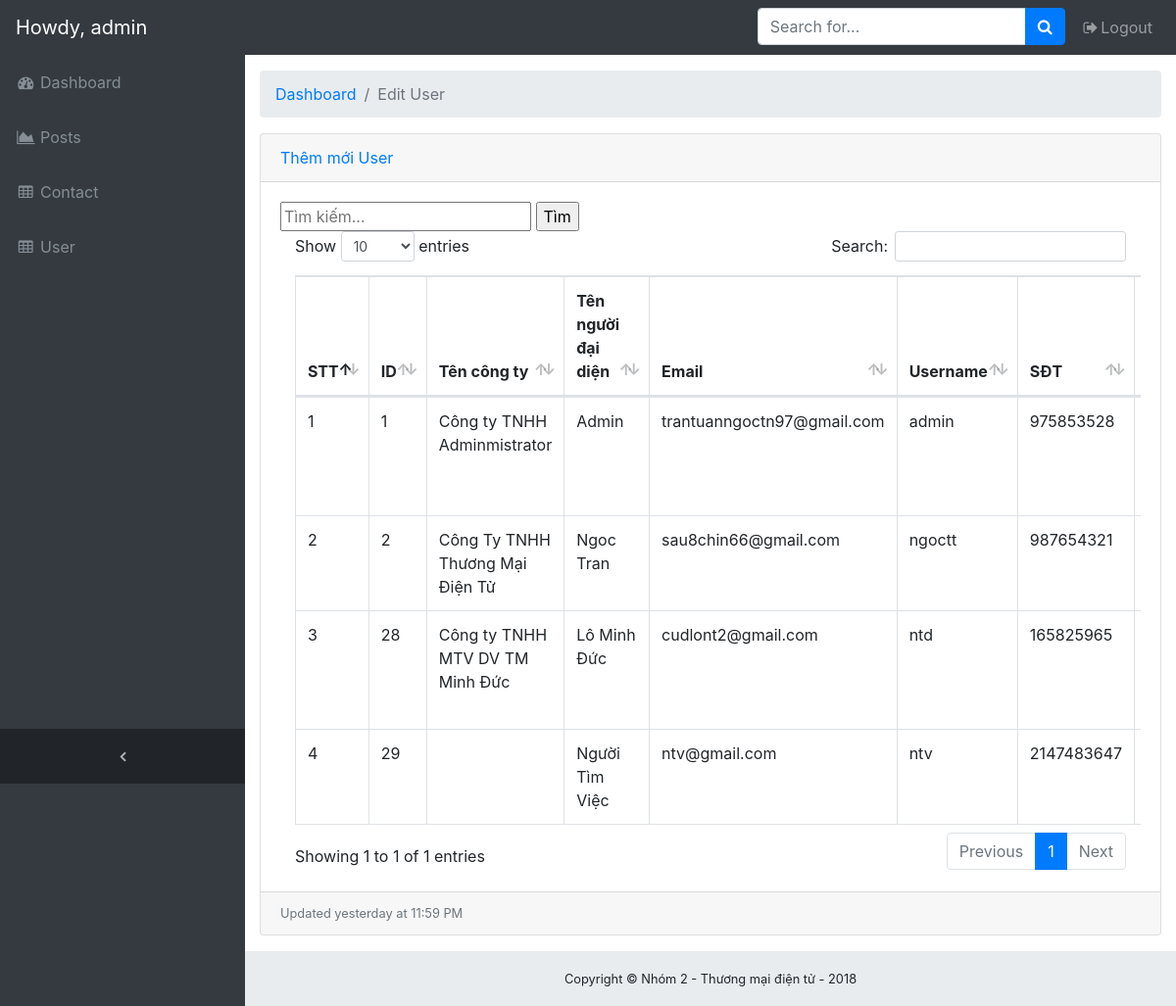
Before: /admin/users.php (signed in) with the older database file.
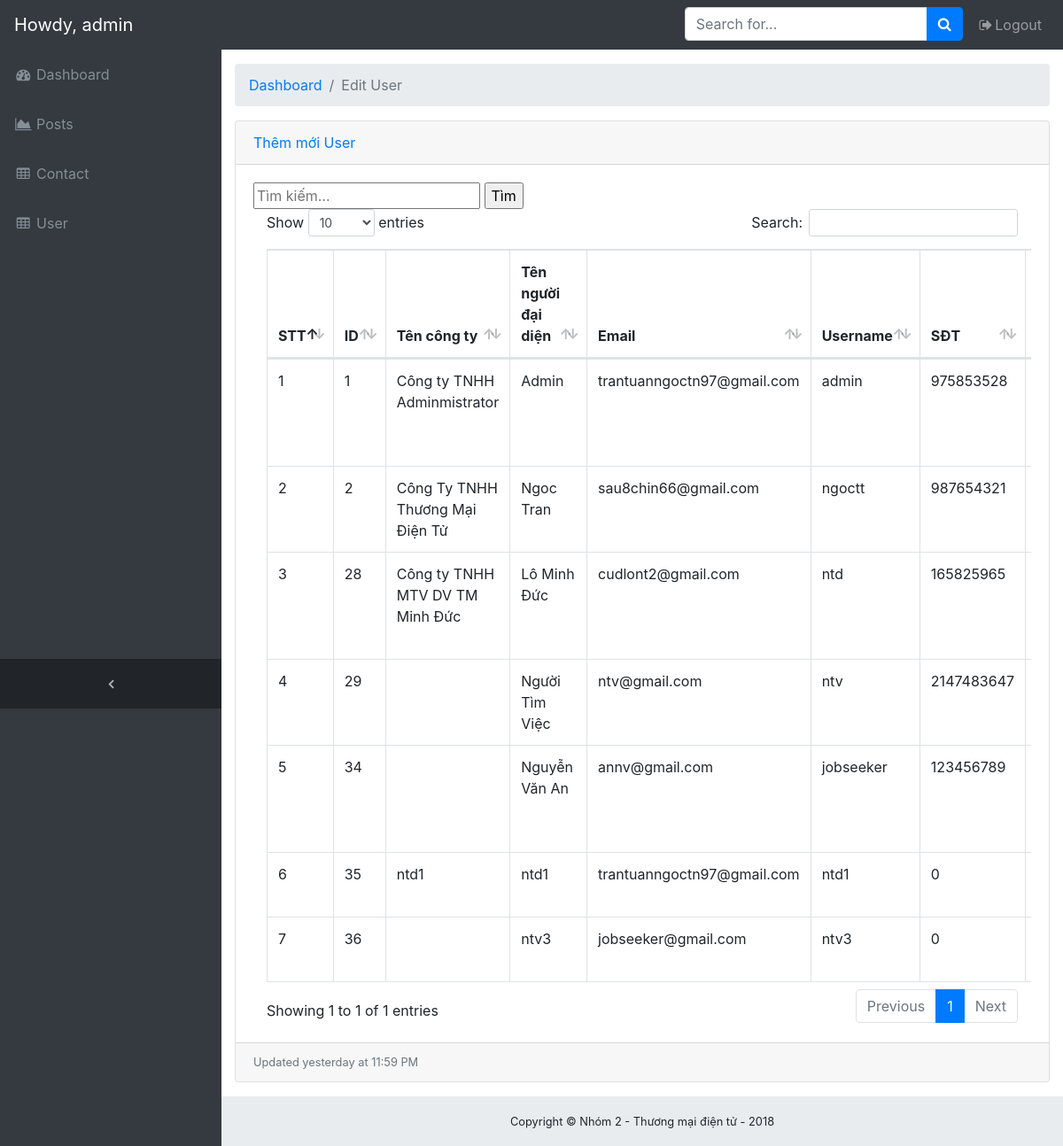
After: the same page with the newer database file.
### tables this page shows
CREATE TABLE `users` (
  `id` int(11) NOT NULL,
  `namecompany` varchar(255) DEFAULT NULL,
  `representative` varchar(255) DEFAULT NULL,
  `email` varchar(255) DEFAULT NULL,
  `username` varchar(40) NOT NULL,
  `password` varchar(200) NOT NULL,
  `phone` int(11) DEFAULT NULL,
  `address` varchar(255) DEFAULT NULL,
  `skill` text,
  `type_user` int(11) DEFAULT NULL COMMENT '1-admin; 2-công ty; 3-người lđ',
  `created_at` timestamp NOT NULL DEFAULT CURRENT_TIMESTAMP ON UPDATE CURRENT_TIMESTAMP,
  `updated_at` timestamp NOT NULL DEFAULT '0000-00-00 00:00:00',
  `status` int(11) NOT NULL COMMENT '1 - Còn tồn tại; 2 - Đã xuất'
);

### admin/app/func/users.php (called while the page is built, shortened)
<?php
function getAllUsers(){
    global $conn;
    $users = array();
    $sql = "SELECT * FROM users";
    $result = mysqli_query($conn, $sql);
    if (mysqli_num_rows($result) > 0){
        while($row = mysqli_fetch_assoc($result)){
            $users[] = $row;
        }
    }
    return $users;
}
?>

### admin/views/_user_index.php (the view, shortened to what this page needs)
<div class="content-wrapper">
    <div class="container-fluid">
      <ol class="breadcrumb">
        <li class="breadcrumb-item">
          <a href="#">Dashboard</a>
        </li>
        <li class="breadcrumb-item active">Edit User</li>
      </ol>
      <div class="card mb-3">
        <div class="card-header">
          <a href="users.php?act=add">Thêm mới User</a>
          </div>
        <div class="card-body">
          <div class="table-responsive">
          <form action="" method="post">
              <input type="text" name="keyword" placeholder="Tìm kiếm..." value="<?php if (isset($_GET['keyword']) ? $_GET['keyword'] : ''); ?>" />
              <input type="submit" name="btnSubmit" value="Tìm">
            </form>
            <table class="table table-bordered" id="dataTable" width="100%" cellspacing="0">
              <thead>
                <tr>
                  <th>STT</th>
                  <th>ID</th>
                  <th>Tên công ty</th>
                  <th>Tên người đại diện</th>
                  <th>Email</th>
                  <th>Username</th>
                  <th>SĐT</th>
                  <th>Địa chỉ</th>
                </tr>
              </thead>
              <?php foreach($u as $key => $item){ ?>
               <tbody>
                 <tr>
                    <td><?php echo $key+1; ?></td>
                    <td><?php echo $item['id']; ?></td>
                   <td><?php echo $item['namecompany']; ?></td>
                   <td><?php echo $item['representative']; ?></td>
                   <td><?php echo $item['email']; ?></td>
                   <td><?php echo $item['username']; ?></td>
                   <td><?php echo $item['phone']; ?></td>
                   <td><?php echo $item['address']; ?></td>
                 </tr>
               </tbody>
               <?php
               }
               ?>
            </table>
          </div>
        </div>
        <div class="card-footer small text-muted">Updated yesterday at 11:59 PM</div>
      </div>
    </div>

Changed rows visible on the page:
added users: id "34", representative "Nguyễn Văn An", email "annv@gmail.com", username "jobseeker", phone "123456789"
added users: id "35", namecompany "ntd1", representative "ntd1", email "trantuanngoctn97@gmail.com", username "ntd1", phone "0"
added users: id "36", representative "ntv3", email "jobseeker@gmail.com", username "ntv3", phone "0"
